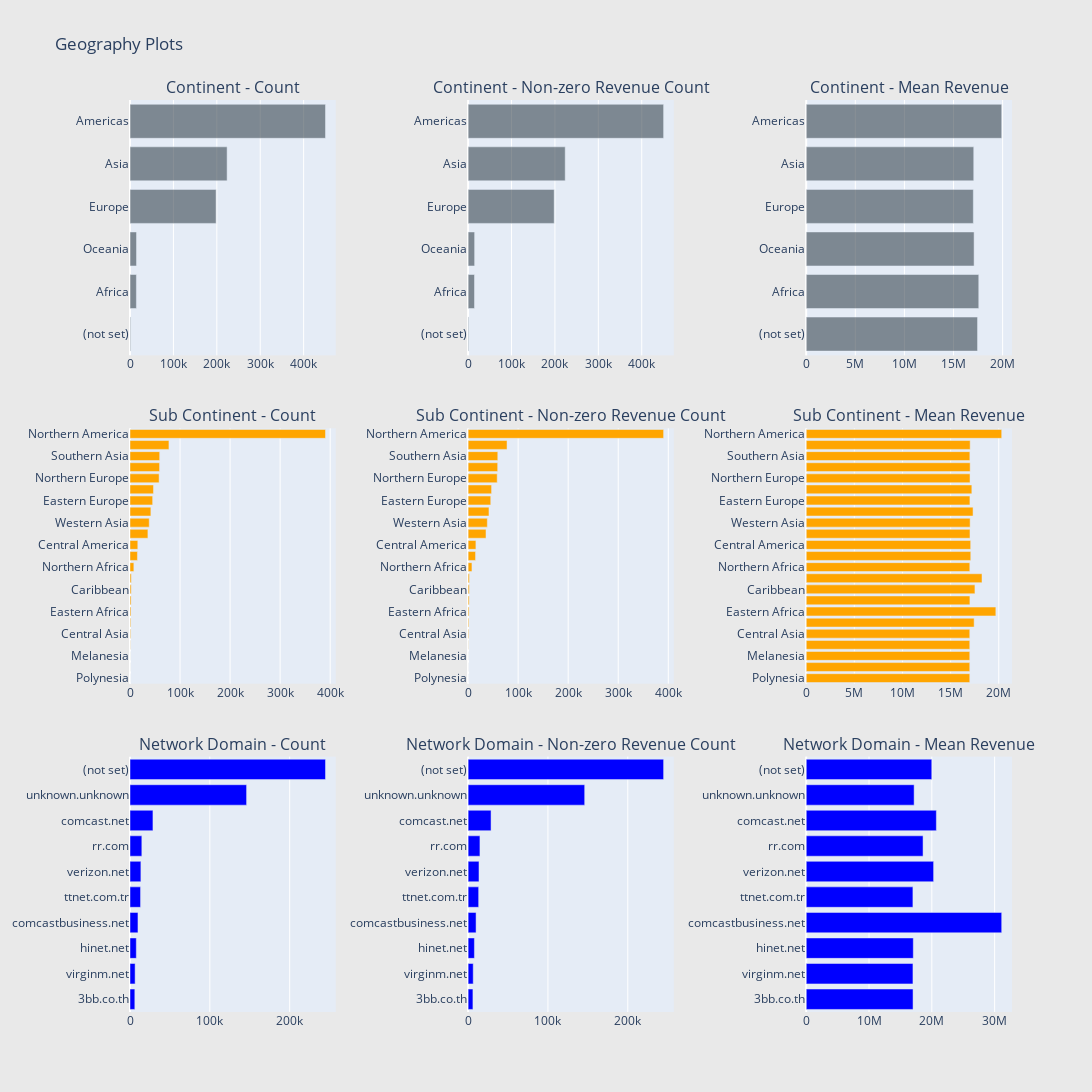

The notebook cell saved with this chart:
### Markdown cell above
<b> Observations </b> : - We can is see that there is no in the options of Device.isMobile it means that there is less amount of customers who are using Mobile

### Code cell
# EDA geoNetwork

# Continent
cnt_srs = train_df.groupby('geoNetwork.continent')['totals.transactionRevenue'].agg(['size', 'count', 'mean'])
cnt_srs.columns = ["count", "count of non-zero revenue", "mean"]
cnt_srs = cnt_srs.sort_values(by="count", ascending=False)
trace1 = horizontal_bar_chart(cnt_srs["count"].head(10), 'rgba(58, 71, 80, 0.6)')
trace2 = horizontal_bar_chart(cnt_srs["count of non-zero revenue"].head(10), 'rgba(58, 71, 80, 0.6)')
trace3 = horizontal_bar_chart(cnt_srs["mean"].head(10), 'rgba(58, 71, 80, 0.6)')

# Sub-continent
cnt_srs = train_df.groupby('geoNetwork.subContinent')['totals.transactionRevenue'].agg(['size', 'count', 'mean'])
cnt_srs.columns = ["count", "count of non-zero revenue", "mean"]
cnt_srs = cnt_srs.sort_values(by="count", ascending=False)
trace4 = horizontal_bar_chart(cnt_srs["count"], 'orange')
trace5 = horizontal_bar_chart(cnt_srs["count of non-zero revenue"], 'orange')
trace6 = horizontal_bar_chart(cnt_srs["mean"], 'orange')

# Network domain
cnt_srs = train_df.groupby('geoNetwork.networkDomain')['totals.transactionRevenue'].agg(['size', 'count', 'mean'])
cnt_srs.columns = ["count", "count of non-zero revenue", "mean"]
cnt_srs = cnt_srs.sort_values(by="count", ascending=False)
trace7 = horizontal_bar_chart(cnt_srs["count"].head(10), 'blue')
trace8 = horizontal_bar_chart(cnt_srs["count of non-zero revenue"].head(10), 'blue')
trace9 = horizontal_bar_chart(cnt_srs["mean"].head(10), 'blue')

# Creating two subplots
fig = tools.make_subplots(rows=3, cols=3, vertical_spacing=0.08, horizontal_spacing=0.15, 
                          subplot_titles=["Continent - Count", "Continent - Non-zero Revenue Count", "Continent - Mean Revenue",
                                          "Sub Continent - Count",  "Sub Continent - Non-zero Revenue Count", "Sub Continent - Mean Revenue",
                                          "Network Domain - Count", "Network Domain - Non-zero Revenue Count", "Network Domain - Mean Revenue"])

fig.append_trace(trace1, 1, 1)
fig.append_trace(trace2, 1, 2)
fig.append_trace(trace3, 1, 3)
fig.append_trace(trace4, 2, 1)
fig.append_trace(trace5, 2, 2)
fig.append_trace(trace6, 2, 3)
fig.append_trace(trace7, 3, 1)
fig.append_trace(trace8, 3, 2)
fig.append_trace(trace9, 3, 3)

fig['layout'].update(height=1500, width=1200, paper_bgcolor='rgb(233,233,233)', title="Geography Plots")
py.iplot(fig, filename='geo-plots')

### Figure 1 — Plotly figure (JSON) as saved in the notebook; plotly's stock layout.template omitted (floating-point values rounded to 4 significant figures)
{"data": [{"marker": {"color": "rgba(58, 71, 80, 0.6)"}, "orientation": "h", "showlegend": false, "type": "bar", "x": [1468, 14745, 15054, 198311, 223698, 450377], "xaxis": "x", "y": ["(not set)", "Africa", "Oceania", "Europe", "Asia", "Americas"], "yaxis": "y"}, {"marker": {"color": "rgba(58, 71, 80, 0.6)"}, "orientation": "h", "showlegend": false, "type": "bar", "x": [1468, 14745, 15054, 198311, 223698, 450377], "xaxis": "x2", "y": ["(not set)", "Africa", "Oceania", "Europe", "Asia", "Americas"], "yaxis": "y2"}, {"marker": {"color": "rgba(58, 71, 80, 0.6)"}, "orientation": "h", "showlegend": false, "type": "bar", "x": [17440000.0, 17570000.0, 17090000.0, 17020000.0, 17060000.0, 19910000.0], "xaxis": "x3", "y": ["(not set)", "Africa", "Oceania", "Europe", "Asia", "Americas"], "yaxis": "y3"}, {"marker": {"color": "orange"}, "orientation": "h", "showlegend": false, "type": "bar", "x": [25, 55, 81, 393, 1215, 1468, 1927, 2169, 2406, 2573, 7683, 14893, 15583, 35780, 38443, 41731, 45249, 46919, 58168, 59114, 59321, 77800, 390657], "xaxis": "x4", "y": ["Polynesia", "Micronesian Region", "Melanesia", "Middle Africa", "Central Asia", "(not set)", "Eastern Africa", "Southern Africa", "Caribbean", "Western Africa", "Northern Africa", "Australasia", "Central America", "Southern Europe", "Western Asia", "South America", "Eastern Europe", "Eastern Asia", "Northern Europe", "Western Europe", "Southern Asia", "Southeast Asia", "Northern America"], "yaxis": "y4"}, {"marker": {"color": "orange"}, "orientation": "h", "showlegend": false, "type": "bar", "x": [25, 55, 81, 393, 1215, 1468, 1927, 2169, 2406, 2573, 7683, 14893, 15583, 35780, 38443, 41731, 45249, 46919, 58168, 59114, 59321, 77800, 390657], "xaxis": "x5", "y": ["Polynesia", "Micronesian Region", "Melanesia", "Middle Africa", "Central Asia", "(not set)", "Eastern Africa", "Southern Africa", "Caribbean", "Western Africa", "Northern Africa", "Australasia", "Central America", "Southern Europe", "Western Asia", "South America", "Eastern Europe", "Eastern Asia", "Northern Europe", "Western Europe", "Southern Asia", "Southeast Asia", "Northern America"], "yaxis": "y5"}, {"marker": {"color": "orange"}, "orientation": "h", "showlegend": false, "type": "bar", "x": [16990000, 16990000, 16990000, 16990000, 16990000.0, 17440000.0, 19700000.0, 17000000.0, 17530000.0, 18260000.0, 16990000.0, 17090000.0, 17080000.0, 17010000.0, 17030000.0, 17330000.0, 17010000.0, 17200000.0, 17020000.0, 17030000.0, 17000000.0, 17030000.0, 20310000.0], "xaxis": "x6", "y": ["Polynesia", "Micronesian Region", "Melanesia", "Middle Africa", "Central Asia", "(not set)", "Eastern Africa", "Southern Africa", "Caribbean", "Western Africa", "Northern Africa", "Australasia", "Central America", "Southern Europe", "Western Asia", "South America", "Eastern Europe", "Eastern Asia", "Northern Europe", "Western Europe", "Southern Asia", "Southeast Asia", "Northern America"], "yaxis": "y6"}, {"marker": {"color": "blue"}, "orientation": "h", "showlegend": false, "type": "bar", "x": [6046, 6414, 7919, 9985, 13228, 13637, 14827, 28743, 146034, 244881], "xaxis": "x7", "y": ["3bb.co.th", "virginm.net", "hinet.net", "comcastbusiness.net", "ttnet.com.tr", "verizon.net", "rr.com", "comcast.net", "unknown.unknown", "(not set)"], "yaxis": "y7"}, {"marker": {"color": "blue"}, "orientation": "h", "showlegend": false, "type": "bar", "x": [6046, 6414, 7919, 9985, 13228, 13637, 14827, 28743, 146034, 244881], "xaxis": "x8", "y": ["3bb.co.th", "virginm.net", "hinet.net", "comcastbusiness.net", "ttnet.com.tr", "verizon.net", "rr.com", "comcast.net", "unknown.unknown", "(not set)"], "yaxis": "y8"}, {"marker": {"color": "blue"}, "orientation": "h", "showlegend": false, "type": "bar", "x": [17010000.0, 17000000.0, 17050000.0, 31130000.0, 16990000.0, 20290000.0, 18610000.0, 20720000.0, 17180000.0, 19990000.0], "xaxis": "x9", "y": ["3bb.co.th", "virginm.net", "hinet.net", "comcastbusiness.net", "ttnet.com.tr", "verizon.net", "rr.com", "comcast.net", "unknown.unknown", "(not set)"], "yaxis": "y9"}], "layout": {"annotations": [{"font": {"size": 16}, "showarrow": false, "text": "Continent - Count", "x": 0.1167, "xanchor": "center", "xref": "paper", "y": 1, "yanchor": "bottom", "yref": "paper"}, {"font": {"size": 16}, "showarrow": false, "text": "Continent - Non-zero Revenue Count", "x": 0.5, "xanchor": "center", "xref": "paper", "y": 1, "yanchor": "bottom", "yref": "paper"}, {"font": {"size": 16}, "showarrow": false, "text": "Continent - Mean Revenue", "x": 0.8833, "xanchor": "center", "xref": "paper", "y": 1, "yanchor": "bottom", "yref": "paper"}, {"font": {"size": 16}, "showarrow": false, "text": "Sub Continent - Count", "x": 0.1167, "xanchor": "center", "xref": "paper", "y": 0.64, "yanchor": "bottom", "yref": "paper"}, {"font": {"size": 16}, "showarrow": false, "text": "Sub Continent - Non-zero Revenue Count", "x": 0.5, "xanchor": "center", "xref": "paper", "y": 0.64, "yanchor": "bottom", "yref": "paper"}, {"font": {"size": 16}, "showarrow": false, "text": "Sub Continent - Mean Revenue", "x": 0.8833, "xanchor": "center", "xref": "paper", "y": 0.64, "yanchor": "bottom", "yref": "paper"}, {"font": {"size": 16}, "showarrow": false, "text": "Network Domain - Count", "x": 0.1167, "xanchor": "center", "xref": "paper", "y": 0.28, "yanchor": "bottom", "yref": "paper"}, {"font": {"size": 16}, "showarrow": false, "text": "Network Domain - Non-zero Revenue Count", "x": 0.5, "xanchor": "center", "xref": "paper", "y": 0.28, "yanchor": "bottom", "yref": "paper"}, {"font": {"size": 16}, "showarrow": false, "text": "Network Domain - Mean Revenue", "x": 0.8833, "xanchor": "center", "xref": "paper", "y": 0.28, "yanchor": "bottom", "yref": "paper"}], "height": 1500, "paper_bgcolor": "rgb(233,233,233)", "title": {"text": "Geography Plots"}, "width": 1200, "xaxis": {"anchor": "y", "domain": [0, 0.2333]}, "xaxis2": {"anchor": "y2", "domain": [0.3833, 0.6167]}, "xaxis3": {"anchor": "y3", "domain": [0.7667, 1.0]}, "xaxis4": {"anchor": "y4", "domain": [0, 0.2333]}, "xaxis5": {"anchor": "y5", "domain": [0.3833, 0.6167]}, "xaxis6": {"anchor": "y6", "domain": [0.7667, 1.0]}, "xaxis7": {"anchor": "y7", "domain": [0, 0.2333]}, "xaxis8": {"anchor": "y8", "domain": [0.3833, 0.6167]}, "xaxis9": {"anchor": "y9", "domain": [0.7667, 1.0]}, "yaxis": {"anchor": "x", "domain": [0.72, 1]}, "yaxis2": {"anchor": "x2", "domain": [0.72, 1]}, "yaxis3": {"anchor": "x3", "domain": [0.72, 1]}, "yaxis4": {"anchor": "x4", "domain": [0.36, 0.64]}, "yaxis5": {"anchor": "x5", "domain": [0.36, 0.64]}, "yaxis6": {"anchor": "x6", "domain": [0.36, 0.64]}, "yaxis7": {"anchor": "x7", "domain": [0, 0.28]}, "yaxis8": {"anchor": "x8", "domain": [0, 0.28]}, "yaxis9": {"anchor": "x9", "domain": [0, 0.28]}}}
